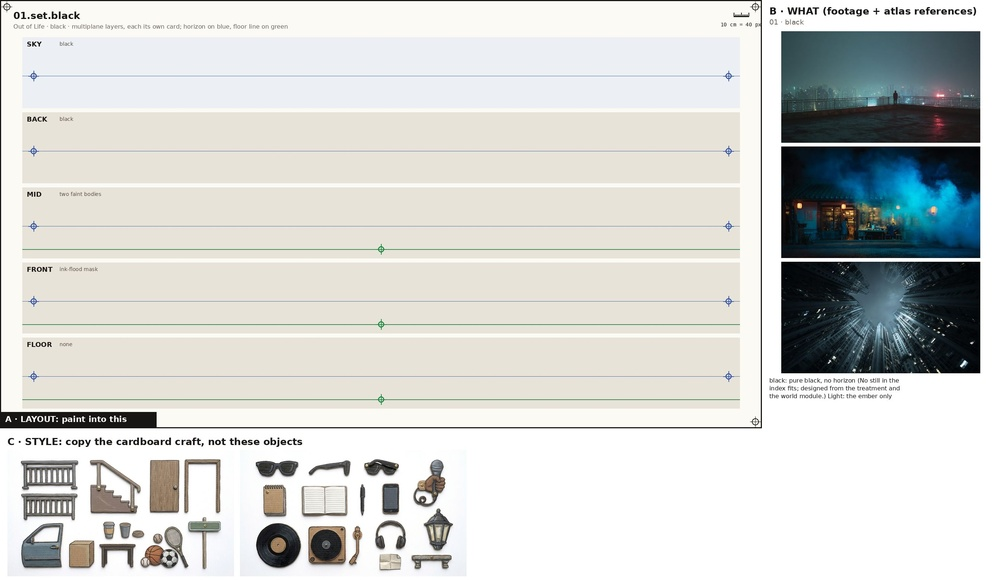
#> input picture shots/poems/kits/01.set.black.jpg, 1000 x 580 px, shrunk from 2688 x 1560 before the run
$ python -i batch_butcher_all_packs.py   (imports and definitions only)
#> lines starting #> are read from the running program, lines starting #| are printed output that depends on the picture; after the words box and inside, x2 and y2 are one past the last pixel; in counts of white or black regions, pixels touching at a corner belong together
#!/usr/bin/env python3
"""
batch_butcher_all_packs.py

Systematic large-scale butchering pipeline for WYGWYL:
- Scans all 14 poem packs across 01_CHARACTER_CORE, 02_ACTIONS_AND_POSES, 03_PROPS, 04_SETS_AND_BUILDINGS.
- Slices multi-card sheets into isolated transparent alpha-channel PNGs.
- Preserves raw corrugated kraft cut edges.
- Detects circular brass brad fasteners and eyelets.
- Generates a centralized cut catalog at shots/kits/parts_library.json.
"""

import os
import sys
import json
import glob
import cv2
import numpy as np
from PIL import Image

ROOT = os.path.dirname(os.path.dirname(os.path.dirname(os.path.abspath(__file__))))
PACKS_DIR = os.path.join(ROOT, "shots", "kits", "packs")
LIBRARY_JSON = os.path.join(ROOT, "shots", "kits", "parts_library.json")

def detect_brads(rgb_crop):
    brads = []
    if rgb_crop.shape[0] < 20 or rgb_crop.shape[1] < 20:
        return brads
    gray = cv2.cvtColor(rgb_crop, cv2.COLOR_RGB2GRAY)
    blurred = cv2.GaussianBlur(gray, (5, 5), 1.5)
    circles = cv2.HoughCircles(
        blurred, cv2.HOUGH_GRADIENT, dp=1.2, minDist=16,
        param1=50, param2=22, minRadius=3, maxRadius=24
    )
    if circles is not None:
        for pt in np.uint16(np.around(circles))[0, :]:
            cx, cy, r = int(pt[0]), int(pt[1]), int(pt[2])
            if 0 <= cy < rgb_crop.shape[0] and 0 <= cx < rgb_crop.shape[1]:
                patch = rgb_crop[max(0, cy-r//2):min(rgb_crop.shape[0], cy+r//2+1),
                                 max(0, cx-r//2):min(rgb_crop.shape[1], cx+r//2+1)]
                if patch.size > 0:
                    mr, mg, mb = np.mean(patch, axis=(0, 1))[:3]
                    if mr > mb + 12 and mr > 70:
                        brads.append({"cx": cx, "cy": cy, "radius": r, "type": "brass_pin"})
                    elif np.mean(patch) < 80:
                        brads.append({"cx": cx, "cy": cy, "radius": r, "type": "eyelet"})
    # Deduplicate
    filtered = []
    for b in brads:
        if not any(np.hypot(b["cx"] - f["cx"], b["cy"] - f["cy"]) < 12 for f in filtered):
            filtered.append(b)
    return filtered

def slice_single_sheet(sheet_path, out_dir):
#> called with sheet_path = '../poems/kits/01.set.black.jpg', out_dir = 'out.png'
    sheet_name = os.path.splitext(os.path.basename(sheet_path))[0]
    sheet_dest = os.path.join(out_dir, sheet_name)
    os.makedirs(sheet_dest, exist_ok=True)

    im = Image.open(sheet_path).convert("RGBA")
    arr = np.array(im)
    h_orig, w_orig = arr.shape[:2]
    rgb = arr[:, :, :3]
#> rgb is the input picture: shape (580, 1000, 3); mean R, G, B 210.3, 211.9, 208.9

    # White background detection
    is_white = (rgb[:, :, 0] > 240) & (rgb[:, :, 1] > 240) & (rgb[:, :, 2] > 240)
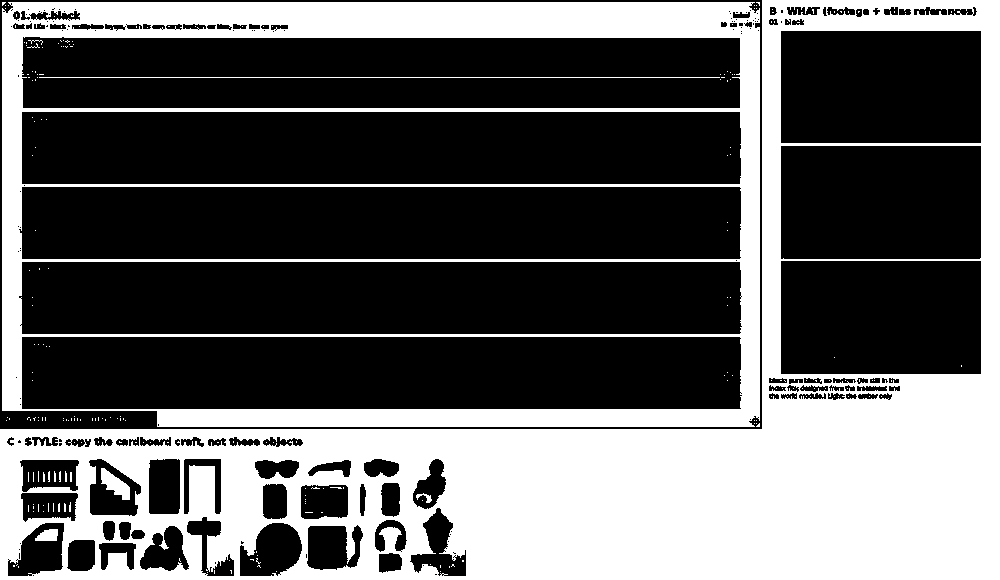
#> is_white: shape (580, 1000) bool; 37.6% white; 242 white regions (230 under 20 px), largest, box (x1, y1, x2, y2) and area: (0, 0, 1000, 580) 155231, (2, 2, 760, 427) 60647, (39, 77, 720, 78) 681
    fg_mask = (~is_white).astype(np.uint8) * 255

    kernel = cv2.getStructuringElement(cv2.MORPH_RECT, (5, 5))
    closed = cv2.morphologyEx(fg_mask, cv2.MORPH_CLOSE, kernel)
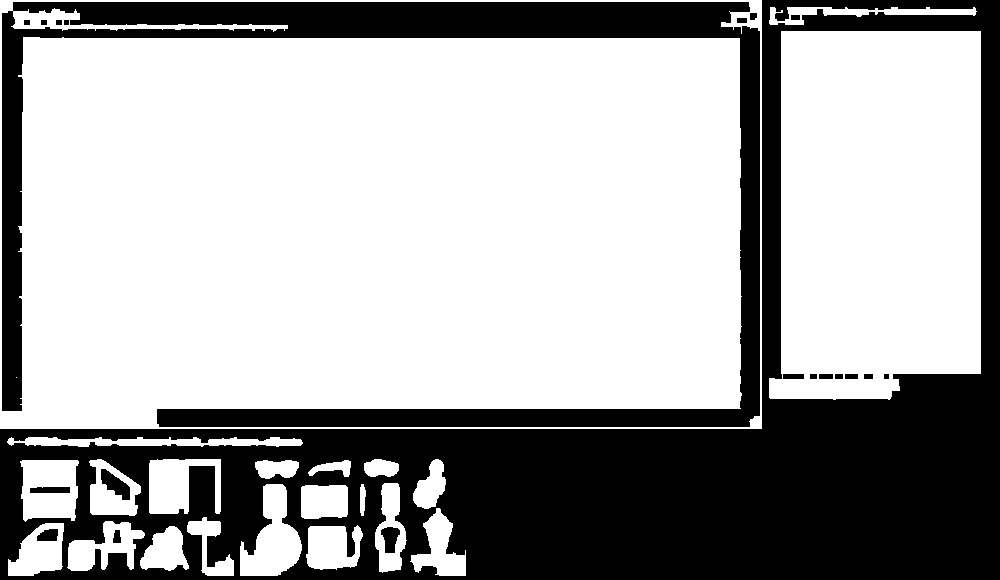
#> closed: shape (580, 1000); 65.2% white; 21 black regions
    contours, _ = cv2.findContours(closed, cv2.RETR_EXTERNAL, cv2.CHAIN_APPROX_SIMPLE)
#> contours = 21 contours; largest, box (x1, y1, x2, y2) and area: (0, 0, 762, 429) 325708, (769, 31, 981, 400) 71128, (240, 484, 302, 576) 3111, (20, 460, 79, 522) 3054, (149, 459, 221, 514) 2484

    candidates = []
    for c in contours:
        x, y, w, h = cv2.boundingRect(c)
        area = cv2.contourArea(c)
        if area < 1000 or w < 28 or h < 28:
            continue
        # Skip small title tags
        if y < 45 and h < 55 and w < 220:
            continue
        candidates.append((x, y, w, h, area))
#> this loop made 21 passes
#> (x, y, w, h, area) on passes 1 to 8: (140, 526, 49, 45, 1345.5), (306, 525, 57, 45, 1865.5), (8, 523, 56, 53, 1985.5), (67, 521, 78, 50, 1916), (187, 517, 47, 59, 948.5), (410, 508, 56, 68, 1723.5), (301, 485, 47, 34, 1445.5), (360, 484, 6, 32, 119)
#> after the loop, candidates = 13 items, first 6: (140, 526, 49, 45, 1345.5), (306, 525, 57, 45, 1865.5), (8, 523, 56, 53, 1985.5), (67, 521, 78, 50, 1916), (410, 508, 56, 68, 1723.5), (301, 485, 47, 34, 1445.5)

    candidates.sort(key=lambda item: (item[1] // 160, item[0]))
    pieces = []
    for idx, (x, y, w, h, area) in enumerate(candidates, start=1):
        pad = 8
        x1 = max(0, x - pad)
        y1 = max(0, y - pad)
        x2 = min(w_orig, x + w + pad)
        y2 = min(h_orig, y + h + pad)

        crop_rgb = rgb[y1:y2, x1:x2]
        crop_mask = fg_mask[y1:y2, x1:x2]

        alpha_crop = np.zeros((y2 - y1, x2 - x1, 4), dtype=np.uint8)
        alpha_crop[:, :, :3] = crop_rgb
        alpha_crop[:, :, 3] = crop_mask

        brads = detect_brads(crop_rgb)
        label = "reference_strip" if w > w_orig * 0.75 else f"card_{idx:02d}"
        filename = f"{label}.png"
        filepath = os.path.join(sheet_dest, filename)

        Image.fromarray(alpha_crop).save(filepath)
        pieces.append({
            "id": f"{sheet_name}.{label}",
            "label": label,
            "filename": filename,
            "rel_path": os.path.relpath(filepath, ROOT),
            "width": x2 - x1,
            "height": y2 - y1,
            "area": int(area),
            "brads": brads
        })
#> this loop made 13 passes
#> (x, y, w, h, area, x1, y1, x2) on passes 6 to 13: (8, 523, 56, 53, 1985.5, 0, 515, 72), (67, 521, 78, 50, 1916, 59, 513, 153), (140, 526, 49, 45, 1345.5, 132, 518, 197), (240, 484, 62, 92, 3111, 232, 476, 310), (301, 485, 47, 34, 1445.5, 293, 477, 356), (306, 525, 57, 45, 1865.5, 298, 517, 371), (375, 483, 32, 90, 1804, 367, 475, 415), (410, 508, 56, 68, 1723.5, 402, 500, 474)
#> pass 1, in slice_single_sheet, `crop_rgb = rgb[y1:y2, x1:x2]`:
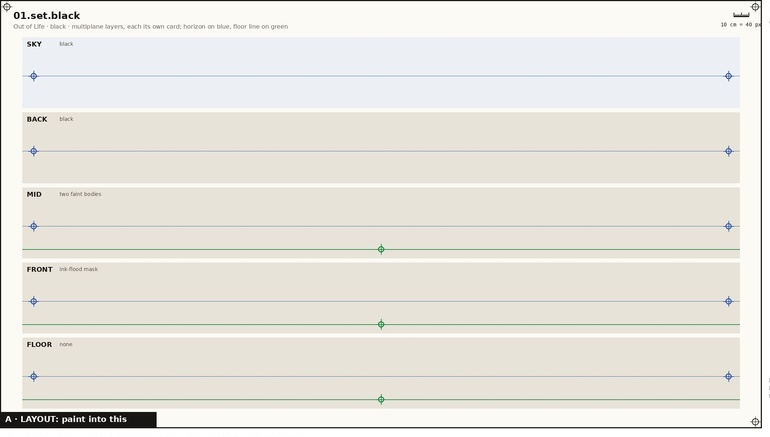
#> crop_rgb: shape (437, 770, 3); mean R, G, B 231.5, 229.7, 223
#> pass 1, in slice_single_sheet, `crop_mask = fg_mask[y1:y2, x1:x2]`:
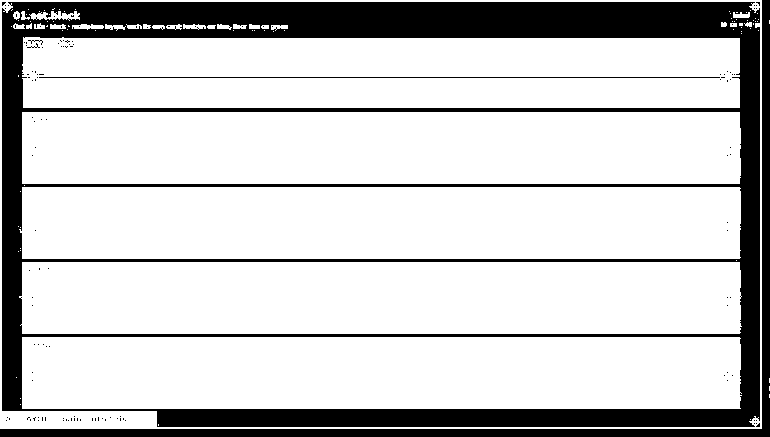
#> crop_mask: shape (437, 770); 78.9% white; 129 black regions (125 under 20 px), largest, box (x1, y1, x2, y2) and area: (2, 2, 760, 427) 60647, (0, 0, 770, 437) 9574, (39, 77, 720, 78) 681, (28, 40, 43, 45) 20
#> pass 1, in detect_brads, `blurred = cv2.GaussianBlur(gray, (5, 5), 1.5)`:
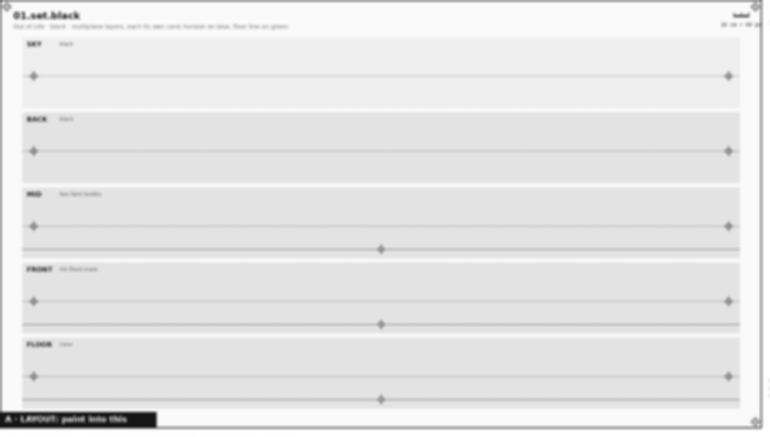
#> blurred: shape (437, 770); min 20, max 255, mean 229.8
#> after the loop:
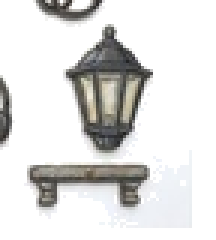
#> alpha_crop: shape (80, 72, 4) (shown 3 times larger); mean R, G, B, A 219.5, 219.6, 219.2, 86.2; transparent parts drawn white
#> after the loop, pieces = 13 items

    cat = {
        "sheet": sheet_name,
        "source": os.path.relpath(sheet_path, ROOT),
        "total_pieces": len(pieces),
        "pieces": pieces
    }
    with open(os.path.join(sheet_dest, "catalog.json"), "w") as f:
        json.dump(cat, f, indent=2)
    return cat

# [73 lines left out: function main, not called in this run]

# [2 lines not run here, left out]

>>> result = slice_single_sheet('../poems/kits/01.set.black.jpg', 'out.png')
#> result = 4 items

$ run again, on shots/poems/kits/08.set.equator_plain.jpg
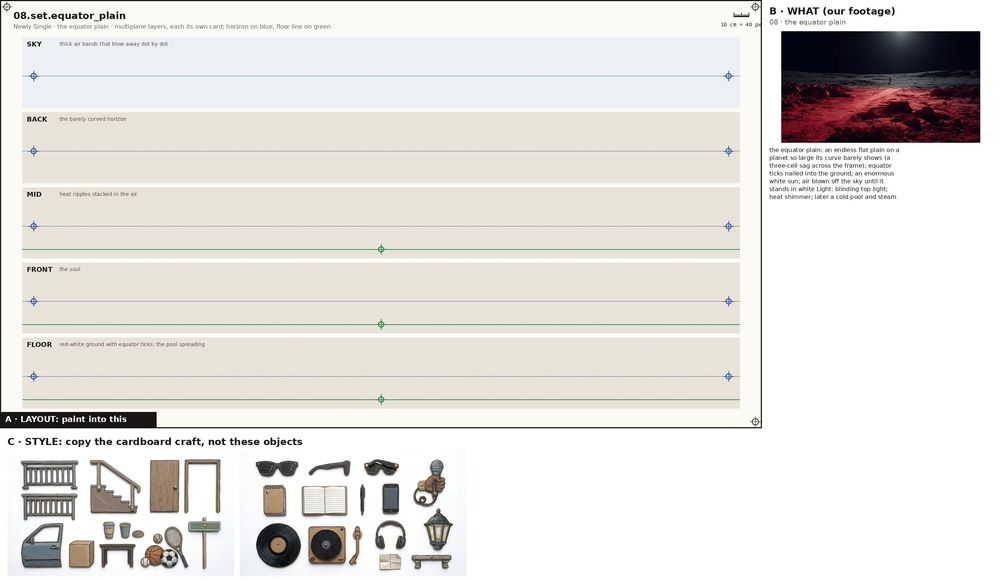
#> input picture shots/poems/kits/08.set.equator_plain.jpg, 1000 x 580 px, shrunk from 2688 x 1560 before the run
#> in slice_single_sheet, rgb is the input picture: shape (580, 1000, 3); mean R, G, B 227.4, 225.1, 221.3
#> in slice_single_sheet, `is_white = (rgb[:, :, 0] > 240) & (rgb[:, :, 1] > 240) & (rgb[:, :, 2]..`:
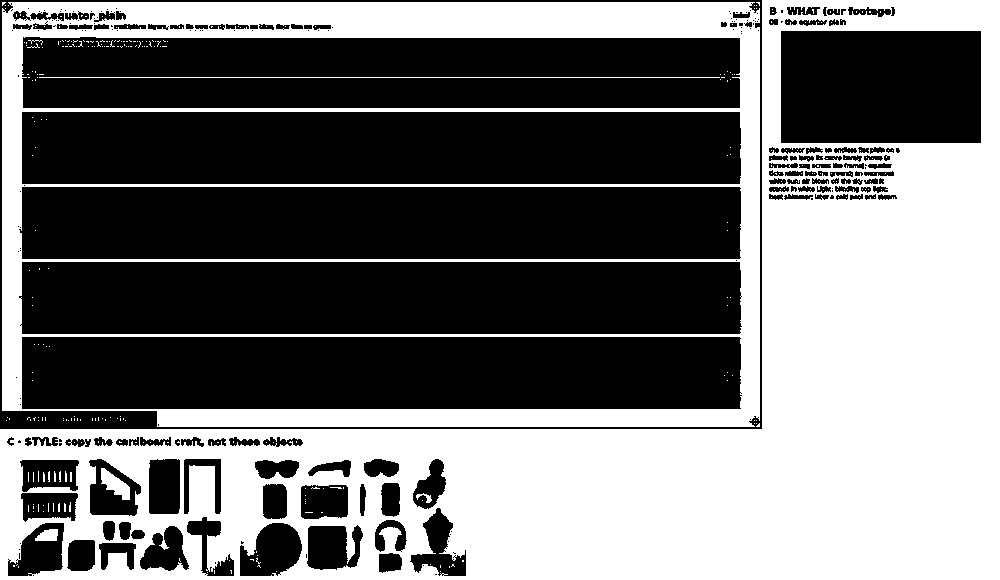
#> is_white: shape (580, 1000) bool; 45.1% white; 326 white regions (314 under 20 px), largest, box (x1, y1, x2, y2) and area: (0, 0, 1000, 580) 198910, (2, 2, 760, 427) 60188, (39, 77, 720, 78) 681
#> closed: shape (580, 1000); 57.9% white; 22 black regions
#> contours = 21 contours; largest, box (x1, y1, x2, y2) and area: (0, 0, 762, 429) 325708, (769, 31, 981, 200) 28536, (240, 484, 302, 576) 3111, (20, 460, 79, 522) 3054, (149, 459, 221, 514) 2484
#> the loop in slice_single_sheet, `for c in contours:` made 21 passes
#> (x, y, w, h, area) on passes 1 to 8: (140, 526, 49, 45, 1345.5), (306, 525, 57, 45, 1865.5), (8, 523, 56, 53, 1985.5), (67, 521, 78, 50, 1916), (187, 517, 47, 59, 948.5), (410, 508, 56, 68, 1723.5), (301, 485, 47, 34, 1445.5), (360, 484, 6, 32, 119)
#> after the loop in slice_single_sheet, `for c in contours:`: candidates = 13 items, first 6: (140, 526, 49, 45, 1345.5), (306, 525, 57, 45, 1865.5), (8, 523, 56, 53, 1985.5), (67, 521, 78, 50, 1916), (410, 508, 56, 68, 1723.5), (301, 485, 47, 34, 1445.5)
#> the loop in slice_single_sheet, `for idx, (x, y, w, h, area) in enumerate(candidates, start=1):` made 13 passes
#> (x, y, w, h, area, x1, y1, x2) on passes 6 to 13: (8, 523, 56, 53, 1985.5, 0, 515, 72), (67, 521, 78, 50, 1916, 59, 513, 153), (140, 526, 49, 45, 1345.5, 132, 518, 197), (240, 484, 62, 92, 3111, 232, 476, 310), (301, 485, 47, 34, 1445.5, 293, 477, 356), (306, 525, 57, 45, 1865.5, 298, 517, 371), (375, 483, 32, 90, 1804, 367, 475, 415), (410, 508, 56, 68, 1723.5, 402, 500, 474)
#> pass 1, in detect_brads, `blurred = cv2.GaussianBlur(gray, (5, 5), 1.5)`:
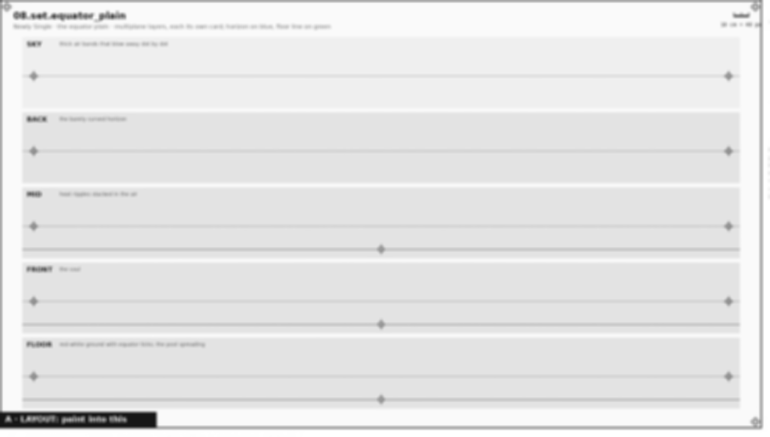
#> blurred: shape (437, 770); min 20, max 255, mean 229.5
#> after the loop in slice_single_sheet, `for idx, (x, y, w, h, area) in enumerate(candidates, start=1):`: pieces = 13 items
#> result = 4 items
